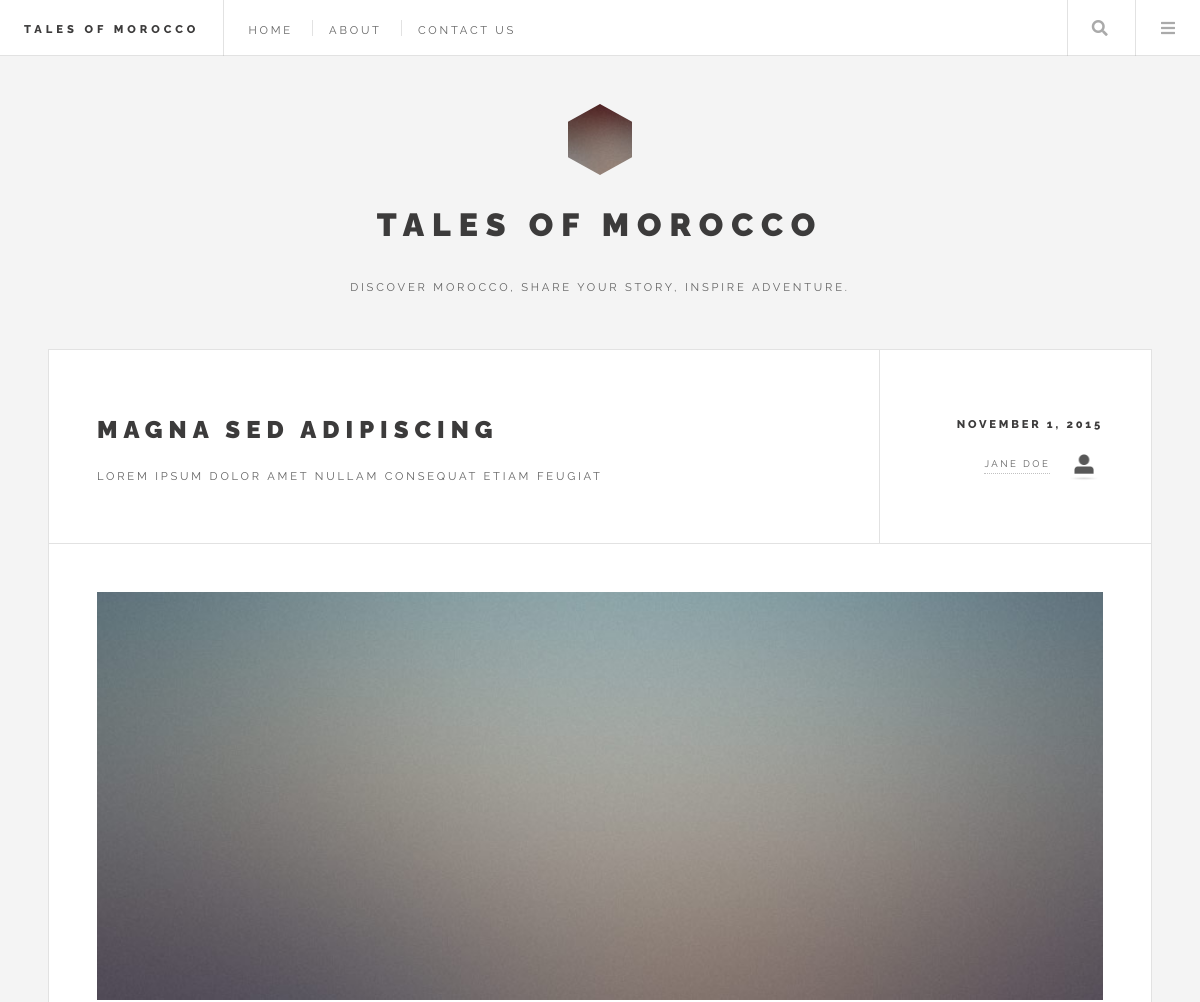
Before: /test/ (signed in, upper part) with the older database file.
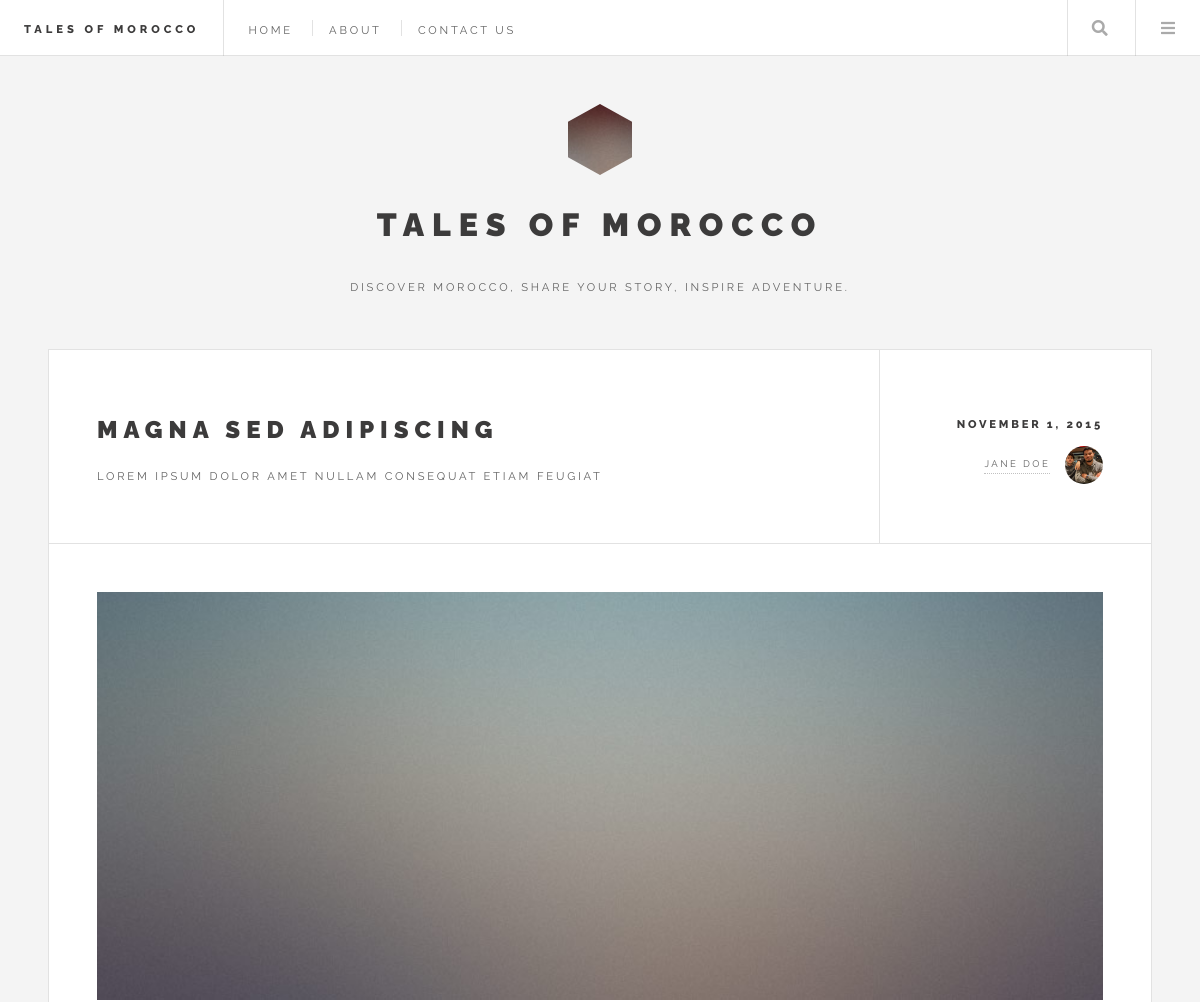
After: the same page with the newer database file.
### base/models.py (models this page shows)
class User(AbstractUser):
    name = models.CharField(max_length=200, null=True, blank=False)
    email = models.EmailField(unique=True, null=False, blank=False)
    bio = models.TextField(null=True, blank=True)
    avatar = models.ImageField(null=True, default="default.jpg")
    USERNAME_FIELD = 'email'
    REQUIRED_FIELDS = []

### base/views.py (the view)
# urls.py: path('test/', views.testIndex, name='test')
def testIndex(request):
    return render(request, 'home_new.html')

### base/templates/home_new.html (shortened to what this page needs)
<!DOCTYPE HTML>
{% load static %}
<html>
<head>
  <link rel="stylesheet" href="{% static 'styles/main.css' %}" />
  <link rel="stylesheet" href="{% static 'styles/pics.css' %}" />
</head>
<body class="is-preload">
<div id="wrapper">
  {% include 'header_menu.html' %}
    <div id="main">
        <article class="post">
          <header>
            <div class="title">
              <h2><a href="single.html">Magna sed adipiscing</a></h2>
              <p>Lorem ipsum dolor amet nullam consequat etiam feugiat</p>
            </div>
            <div class="meta">
              <time class="published" datetime="2015-11-01">November 1, 2015</time>
              <a href="#" class="author"><span class="name">Jane Doe</span><img src="{{ request.user.avatar.url }}" alt="" /></a>
            </div>
          </header>
          <a href="single.html" class="image featured"><img src="images/pic01.jpg" alt="" /></a>
        </article>
    </div>
    {% include 'explore_by.html' %}
</div>
</body>
</html>

Changed rows visible on the page:
changed User: user.avatar: picture added in place of a placeholder
